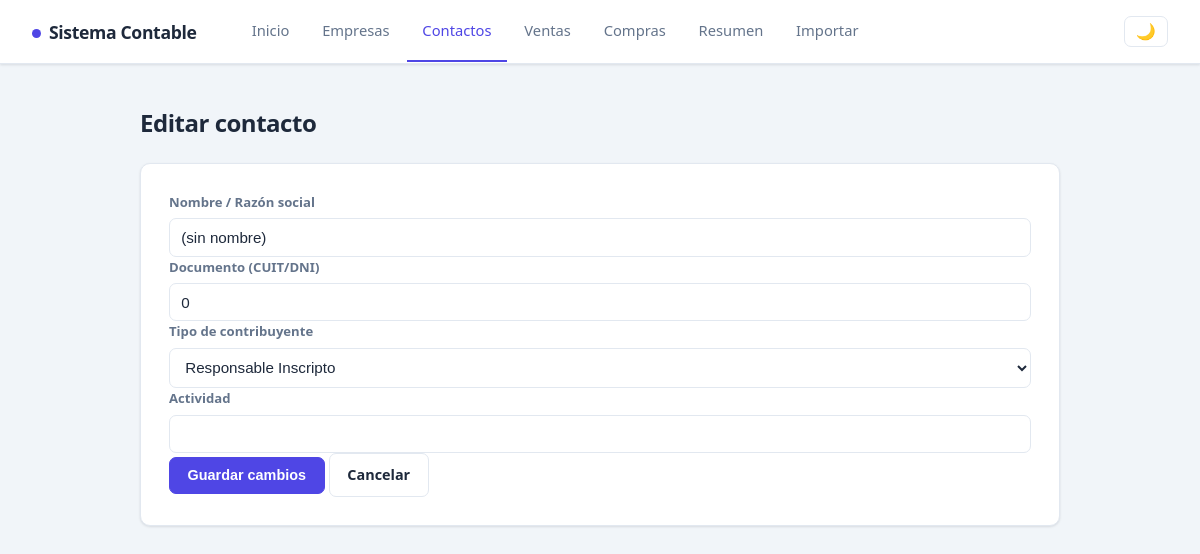
The page /editar.php?id=2 on the database its author committed.
### tables this page shows
CREATE TABLE contactos (
    id INTEGER PRIMARY KEY AUTOINCREMENT, nombre TEXT NOT NULL, documento TEXT UNIQUE,
    tipo_contribuyente TEXT NOT NULL, actividad TEXT, creado_en TEXT NOT NULL DEFAULT CURRENT_TIMESTAMP);

### editar.php (the view, shortened to what this page needs)
<?php
require_once __DIR__ . '/config/db.php';
$id = filter_input(INPUT_GET, 'id', FILTER_VALIDATE_INT);
$errores = [];
if ($_SERVER['REQUEST_METHOD'] === 'POST') {
    $nombre    = trim($_POST['nombre'] ?? '');
    $documento = trim($_POST['documento'] ?? '');
    $tipo      = trim($_POST['tipo_contribuyente'] ?? '');
    $actividad = trim($_POST['actividad'] ?? '');
    if ($nombre === '') { $errores[] = 'El nombre es obligatorio.'; }
    if (!in_array($tipo, ['Responsable Inscripto', 'Monotributista', 'Exento', 'Consumidor Final'], true)) {
        $errores[] = 'Elegí un tipo de contribuyente.';
    }
    if (count($errores) === 0) {
        try {
            $sql = "UPDATE contactos
                       SET nombre = :nombre, documento = :documento,
                           tipo_contribuyente = :tipo, actividad = :actividad
                     WHERE id = :id";
            $pdo->prepare($sql)->execute([
                ':nombre'    => $nombre,
                ':documento' => $documento !== '' ? $documento : null,
                ':tipo'      => $tipo,
                ':actividad' => $actividad !== '' ? $actividad : null,
                ':id'        => $id,
            ]);
            header('Location: /contactos.php?msg=' . urlencode('Contacto actualizado.'));
            exit;
        } catch (PDOException $e) {
            $errores[] = $e->getCode() === '23000'
                ? 'Ya existe otro contacto con ese documento.'
                : 'Error al actualizar: ' . $e->getMessage();
        }
    }
    $contacto = ['nombre'=>$nombre, 'documento'=>$documento, 'tipo_contribuyente'=>$tipo, 'actividad'=>$actividad];
} else {
    $st = $pdo->prepare("SELECT * FROM contactos WHERE id = :id");
    $st->execute([':id' => $id]);
    $contacto = $st->fetch();
}
require __DIR__ . '/includes/header.php';
?>
<h2>Editar contacto</h2>
<form method="post" class="formulario">
    <label>Nombre / Razón social
        <input type="text" name="nombre" value="<?= htmlspecialchars($contacto['nombre']) ?>">
    </label>
    <label>Documento (CUIT/DNI)
        <input type="text" name="documento" value="<?= htmlspecialchars($contacto['documento'] ?? '') ?>">
    </label>
    <label>Tipo de contribuyente
        <select name="tipo_contribuyente">
            <option value="Responsable Inscripto" <?= $contacto['tipo_contribuyente'] === 'Responsable Inscripto' ? 'selected' : '' ?>>Responsable Inscripto</option>
        </select>
    </label>
    <label>Actividad
        <input type="text" name="actividad" value="<?= htmlspecialchars($contacto['actividad'] ?? '') ?>">
    </label>
    <button type="submit" class="btn btn-guardar">Guardar cambios</button>
    <a href="/contactos.php" class="btn">Cancelar</a>
</form>
<?php require __DIR__ . '/includes/footer.php'; ?>

### css/estilos.css (style rules this page uses)
:root { --acento: #4f46e5; --acento-oscuro: #4338ca; --acento-suave: #eef2ff; --texto: #1e293b; --texto-suave: #64748b; --borde: #e2e8f0; --fondo: #f1f5f9; --panel: #ffffff; --ok-bg: #dcfce7; --ok-tx: #166534; --err-bg: #fee2e2; --err-tx: #991b1b; --verde: #16a34a; --rojo: #dc2626; --cian: #0891b2; --sombra: 0 1px 3px rgba(15,23,42,.08), 0 1px 2px rgba(15,23,42,.04); --sombra-hover: 0 8px 24px rgba(15,23,42,.10); --radio: 10px; }
* { margin: 0; padding: 0; box-sizing: border-box; }
body { font-family: system-ui, -apple-system, "Segoe UI", Roboto, sans-serif; background: var(--fondo); color: var(--texto); line-height: 1.6; }
h2 { font-size: 1.5rem; font-weight: 700; letter-spacing: -.02em; margin-bottom: 1.25rem; }
.formulario { background: var(--panel); border: 1px solid var(--borde); padding: 1.75rem; border-radius: var(--radio); box-shadow: var(--sombra); margin-bottom: 2rem; }
.formulario label { display: block; margin-bottom: 0; font-weight: 600; font-size: .82rem; color: var(--texto-suave); }
.formulario input, .formulario select { display: block; width: 100%; margin-top: .35rem; padding: .6rem .7rem; border: 1px solid var(--borde); border-radius: 7px; font-size: .95rem; font-weight: 400; color: var(--texto); background: #fff; transition: border-color .15s, box-shadow .15s; }
.btn { padding: .6rem 1.1rem; border: 1px solid var(--borde); border-radius: 7px; cursor: pointer; font-size: .9rem; font-weight: 600; text-decoration: none; display: inline-block; background: #fff; color: var(--texto); transition: background .15s, box-shadow .15s, transform .1s; }
.btn-guardar { background: var(--acento); color: #fff; border-color: var(--acento); }

### rows shown on the page
contactos: nombre "(sin nombre)", documento "0", tipo_contribuyente "Responsable Inscripto"
